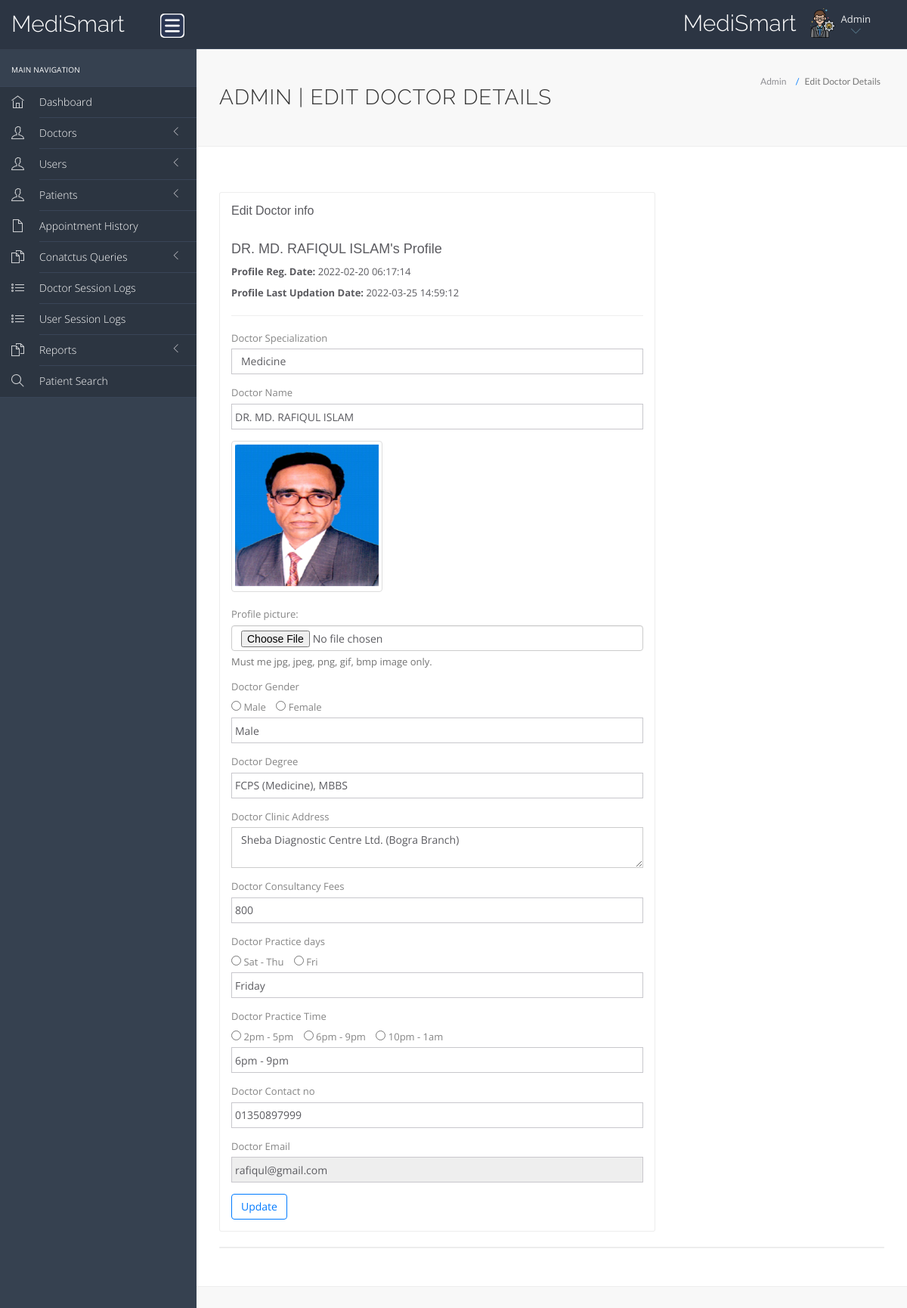
The page /hms/admin/edit-doctor.php?id=2 (signed in) on the database its author committed.
### tables this page shows
CREATE TABLE `doctors` (
  `id` int(11) NOT NULL,
  `specilization` varchar(255) DEFAULT NULL,
  `doctorName` varchar(255) DEFAULT NULL,
  `profile_pic` varchar(255) NOT NULL,
  `docgender` varchar(10) NOT NULL,
  `docdegree` varchar(255) NOT NULL,
  `address` longtext DEFAULT NULL,
  `docFees` varchar(255) DEFAULT NULL,
  `practicedays` varchar(30) NOT NULL,
  `practicetime` varchar(30) NOT NULL,
  `contactno` varchar(13) DEFAULT NULL,
  `docEmail` varchar(255) DEFAULT NULL,
  `password` varchar(255) DEFAULT NULL,
  `creationDate` timestamp NULL DEFAULT current_timestamp(),
  `updationDate` timestamp NULL DEFAULT NULL ON UPDATE current_timestamp()
);

### hms/admin/edit-doctor.php (the view, shortened to what the rows shown need)
<?php
	include('include/config.php');
	$did=intval($_GET['id']);
?>
<!DOCTYPE html>
<html lang="en">
<head>
    <link rel="stylesheet" href="vendor/bootstrap/css/bootstrap.min.css">
    <link rel="stylesheet" href="vendor/fontawesome/css/font-awesome.min.css">
    <link rel="stylesheet" href="vendor/themify-icons/themify-icons.min.css">
    <link href="vendor/animate.css/animate.min.css" rel="stylesheet" media="screen">
    <link href="vendor/perfect-scrollbar/perfect-scrollbar.min.css" rel="stylesheet" media="screen">
    <link href="vendor/switchery/switchery.min.css" rel="stylesheet" media="screen">
    <link href="vendor/bootstrap-touchspin/jquery.bootstrap-touchspin.min.css" rel="stylesheet" media="screen">
    <link href="vendor/select2/select2.min.css" rel="stylesheet" media="screen">
    <link href="vendor/bootstrap-datepicker/bootstrap-datepicker3.standalone.min.css" rel="stylesheet" media="screen">
    <link href="vendor/bootstrap-timepicker/bootstrap-timepicker.min.css" rel="stylesheet" media="screen">
    <link rel="stylesheet" href="assets/css/styles.css">
    <link rel="stylesheet" href="assets/css/plugins.css">
    <link rel="stylesheet" href="assets/css/themes/theme-5.css" id="skin_color" />
</head>
<body>
    <div id="app">
        <div class="app-content">
            <?php include('include/header.php');?>
            <div class="main-content">
                <div class="wrap-content container" id="container">
                    <section id="page-title">
                        <div class="row">
                            <div class="col-sm-8">
                                <h1 class="mainTitle">Admin | Edit Doctor Details</h1>
                            </div>
                        </div>
                    </section>
                    <div class="container-fluid container-fullw bg-white">
                        <div class="row">
                            <div class="col-md-12">
                                <div class="row margin-top-30">
                                    <div class="col-lg-8 col-md-12">
                                        <div class="panel panel-white">
                                            <div class="panel-body">
                                                <?php
													$sql=mysqli_query($con,"select * from doctors where id='$did'");
													while($data=mysqli_fetch_array($sql)){
												?>
                                                <h4><?php echo htmlentities($data['doctorName']);?>'s Profile</h4>
                                                <p><b>Profile Reg. Date:
                                                    </b><?php echo htmlentities($data['creationDate']);?></p>
                                                <?php if($data['updationDate']){?>
                                                <p><b>Profile Last Updation Date:
                                                    </b><?php echo htmlentities($data['updationDate']);?></p>
                                                <?php } ?>
                                                <hr />
                                                <form role="form" name="adddoc" method="post"
                                                    enctype="multipart/form-data" onSubmit="return valid();">
                                                    <div class="form-group">
                                                        <label for="DoctorSpecialization">
                                                            Doctor Specialization
                                                        </label>
                                                        <select name="Doctorspecialization" class="form-control"
                                                            required="required">
                                                            <option
                                                                value="<?php echo htmlentities($data['specilization']);?>">
                                                                <?php echo htmlentities($data['specilization']);?>
                                                            </option>
                                                        </select>
                                                    </div>
                                                    <div class="form-group">
                                                        <label for="doctorname">
                                                            Doctor Name
                                                        </label>
                                                        <input type="text" name="docname" class="form-control"
                                                            value="<?php echo htmlentities($data['doctorName']);?>">
                                                    </div>
                                                    <div class="form-group">
                                                        <div class="">
                                                            <?php $pic = ($data["profile_pic"] != "" ) ? $data["profile_pic"] : "doctor.png" ?>
                                                            <a href="profile_pics/<?php echo $pic ?>"
                                                                target="_blank"><img
                                                                    src="profile_pics/<?php echo $pic ?>" alt=""
                                                                    width="200" height="200" class="thumbnail"></a>
                                                        </div>
                                                    </div>
                                                    <div class="form-group">
                                                        <label class="control-label" for="profile_pic">Profile
                                                            picture:</label>
                                                        <div class="profile-input">
                                                            <input type="file" id="profile_pic"
                                                                class="form-control file" name="profile_pic">
                                                            <span class="help-block">Must me jpg, jpeg, png, gif, bmp
                                                                image only.</span>
                                                        </div>
                                                    </div>
                                                    <div class="form-group">
                                                        <label for="docgender">
                                                            Doctor Gender
                                                        </label>
                                                        <div class="selector">
                                                            <label>
                                                                <input name="selectgender" type="radio" value="Male"
                                                                    class="docgender__radio" />
                                                                Male
                                                            </label> &nbsp;&nbsp;
                                                            <label>
                                                                <input name="selectgender" type="radio" value="Female"
                                                                    class="docgender__radio" />
                                                                Female
                                                            </label>
                                                        </div>
                                                        <input name="docgender" type="text"
                                                            value="<?php echo htmlentities($data['docgender']);?>"
                                                            id="docgender__input" class="form-control"
                                                            required="true" />
                                                    </div>
                                                    <div class="form-group">
                                                        <label for="docdegree">
                                                            Doctor Degree
                                                        </label>
                                                        <input type="text" name="docdegree" class="form-control"
                                                            value="<?php echo htmlentities($data['docdegree']);?>">
                                                    </div>
                                                    <div class="form-group">
                                                        <label for="address">
                                                            Doctor Clinic Address
                                                        </label>
                                                        <textarea name="clinicaddress"
                                                            class="form-control"><?php echo htmlentities($data['address']);?></textarea>
                                                    </div>
                                                    <div class="form-group">
                                                        <label for="fess">
                                                            Doctor Consultancy Fees
                                                        </label>
                                                        <input type="text" name="docfees" class="form-control"
                                                            required="required"
                                                            value="<?php echo htmlentities($data['docFees']);?>">
                                                    </div>
                                                    <div class="form-group">
                                                        <label for="practicedays">
                                                            Doctor Practice days
                                                        </label>
                                                        <div class="selector">
                                                            <label>
                                                                <input type="radio" name="selectdays"
                                                                    value="Saturday - Thursday"
                                                                    class="docdays__radio" />
                                                                Sat - Thu
                                                            </label> &nbsp;&nbsp;
                                                            <label>
                                                                <input name="selectdays" type="radio" value="Friday"
                                                                    class="docdays__radio" />
                                                                Fri
                                                            </label>
                                                        </div>
                                                        <input type="text" name="practicedays" class="form-control"
                                                            id="docdays__input" required="required"
                                                            value="<?php echo htmlentities($data['practicedays']);?>">
                                                    </div>
                                                    <div class="form-group">
                                                        <label for="practicetime">
                                                            Doctor Practice Time
                                                        </label>
                                                        <div class="selector">
                                                            <label>
                                                                <input type="radio" name="selecttime" value="2pm - 5pm"
                                                                    class="doctime__radio" />
                                                                2pm - 5pm
                                                            </label> &nbsp;&nbsp;
                                                            <label>
                                                                <input type="radio" name="selecttime" value="6pm - 9pm"
                                                                    class="doctime__radio" />
                                                                6pm - 9pm
                                                            </label> &nbsp;&nbsp;
                                                            <label>
                                                                <input type="radio" name="selecttime" value="10pm - 1am"
                                                                    class="doctime__radio" />
                                                                10pm - 1am
                                                            </label>
                                                        </div>
                                                        <input type="text" name="practicetime" class="form-control"
                                                            id="doctime__input" required="required"
                                                            value="<?php echo htmlentities($data['practicetime']);?>">
                                                    </div>
                                                    <div class="form-group">
                                                        <label for="fess">
                                                            Doctor Contact no
                                                        </label>
                                                        <input type="text" id="doc_contact" name="doccontact"
                                                            class="form-control" required="required"
                                                            onBlur="checkContact()"
                                                            value="<?php echo htmlentities($data['contactno']);?>">
                                                    </div>
                                                    <div class="form-group">
                                                        <label for="fess">
                                                            Doctor Email
                                                        </label>
                                                        <input type="email" name="docemail" class="form-control"
                                                            readonly="readonly"
                                                            value="<?php echo htmlentities($data['docEmail']);?>">
                                                    </div>
                                                    <?php } ?>
                                                    <button type="submit" name="submit" class="btn btn-o btn-primary">
                                                    </button>
                                                </form>
                                            </div>
                                        </div>
                                    </div>
                                </div>
                            </div>
                        </div>
                    </div>
                </div>
            </div>
        </div>
    </div>
</body>
</html>

### rows shown on the page
doctors: doctorName "DR. MD. RAFIQUL ISLAM", creationDate "2022-02-20 06:17:14", updationDate "2022-03-25 14:59:12", Doctorspecialization "Medicine", docname "DR. MD. RAFIQUL ISLAM", profile_pic (picture), docgender "Male", docdegree "FCPS (Medicine), MBBS", clinicaddress "Sheba Diagnostic Centre Ltd. (Bogra Branch)", docfees "800", practicedays "Friday", practicetime "6pm - 9pm", doccontact "01350897999", docemail "rafiqul@gmail.com"
